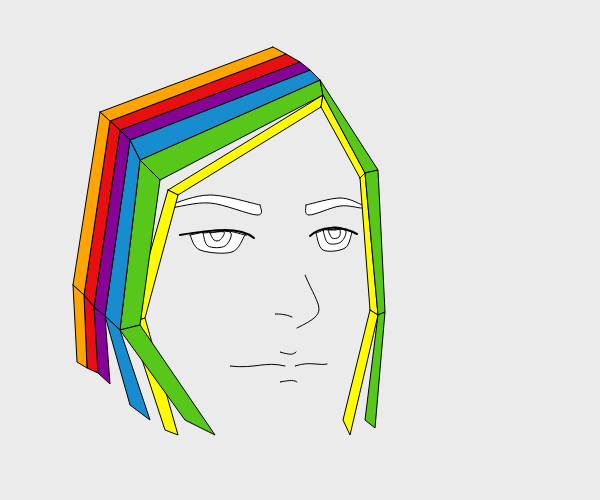
Frame 1 (no input)
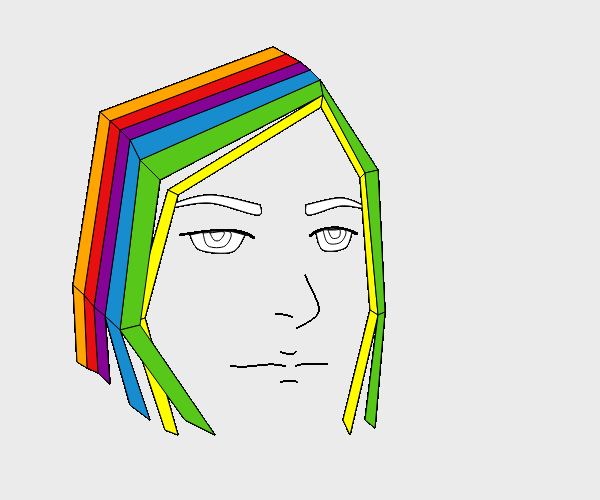
Frame 60 (no input)
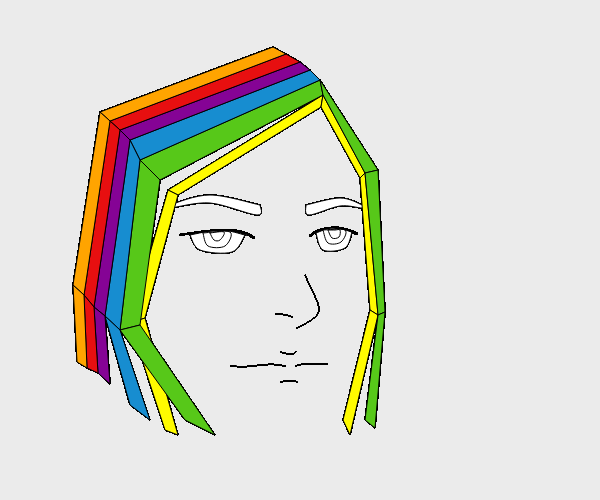
Frame 120 (the mouse pressed at the canvas centre since frame 60)

The p5.js sketch that drew these frames (run headless with seeded random() and noise() and a simulated clock; from frame 60 on, the mouse is pressed at the canvas centre):

// p5.js sketch
// ── sketch.js
function setup(){
  createCanvas (600, 500);
  background (235, 235, 235);
}
function draw(){
// left eyebrow
  beginShape();
  curveVertex(260, 205);
  curveVertex(260, 205);
  curveVertex(257, 215);
  curveVertex(210, 203);
  curveVertex(170, 208);
  curveVertex(170, 205);
  curveVertex(210, 195);
  curveVertex(260, 205);
  curveVertex(260, 205);
  fill('white');
  endShape();
// left eye
  beginShape();
  curveVertex(190, 235);
  curveVertex(190, 235);
  curveVertex(220, 230);
  curveVertex(245, 235);
  curveVertex(245, 235);
  curveVertex(232, 252);
  curveVertex(200, 250);
  curveVertex(190, 235);
  curveVertex(190, 235);
  fill('white');
  endShape();
  // left iris
    beginShape();
    curveVertex(203, 233);
    curveVertex(203, 233);
    curveVertex(230, 232);
    curveVertex(225, 246);
    curveVertex(208, 246);
    curveVertex(203, 233);
    curveVertex(203, 233);
    //fill(255, 233, 0);
    endShape();
  // left pupil
    beginShape();
    curveVertex(210, 233);
    curveVertex(210, 233);
    curveVertex(224, 232);
    curveVertex(220, 240);
    curveVertex(214, 240);
    curveVertex(210, 233);
    curveVertex(210, 233);
    endShape();
// left eyelash
  push();
  strokeWeight(2);
  noFill();
  bezier(180, 235, 210, 230, 240, 226, 254, 238);
  pop();
// right eyebrow
  beginShape();
  curveVertex(306, 205);
  curveVertex(306, 205);
  curveVertex(340, 198);
  curveVertex(362, 205);
  curveVertex(362, 208);
  curveVertex(340, 206);
  curveVertex(309, 215);
  curveVertex(306, 205);
  curveVertex(306, 205);
  endShape();
// right eye
  beginShape();
  curveVertex(316, 233);
  curveVertex(316, 233);
  curveVertex(335, 227);
  curveVertex(352, 232);
  curveVertex(352, 232);
  curveVertex(345, 248);
  curveVertex(323, 250);
  curveVertex(316, 233);
  curveVertex(316, 233);
  endShape();
  // right iris
    push();
    beginShape();
    curveVertex(323, 230);
    curveVertex(323, 230);
    curveVertex(345, 230);
    curveVertex(341, 242);
    curveVertex(328, 243);
    curveVertex(323, 230);
    curveVertex(323, 230);
    endShape();
    pop();
    // right pupil
      push();
      beginShape();
      curveVertex(328, 230);
      curveVertex(328, 230);
      curveVertex(335, 230);
      curveVertex(340, 230);
      curveVertex(339, 237);
      curveVertex(332, 238);
      curveVertex(328, 230);
      curveVertex(328, 230);
      endShape();
      pop();
  // right eyelash
    push();
    strokeWeight(2);
    noFill();
    bezier(310, 236, 320, 226, 340, 225, 357, 234);
    pop();
// nose
  noFill();
  bezier(305, 275, 320, 310, 330, 312, 297, 328);
  // nostril
    noFill();
    bezier(275, 314, 280, 314, 285, 314, 292, 317);
// upper lip
  noFill();
  bezier(280, 352, 290, 355, 293, 355, 296, 352);
  // lip left
    noFill();
    bezier(230, 366, 255, 369, 265, 361, 285, 366);
    // lip right
      noFill();
      bezier(295, 366, 310, 361, 320, 366, 327, 364);
      // lower lip
        noFill();
        bezier(280, 382, 290, 380, 295, 380, 297, 382);
// left hair
  //yellow hair
  fill(255, 251, 0);
  beginShape();
  vertex(321, 107);
  vertex(323, 95);
  vertex(168, 190);
  vertex(178, 195);
  endShape(CLOSE);
  fill(255, 251, 0);
  beginShape();
  vertex(168, 190);
  vertex(178, 195);
  vertex(145, 318);
  vertex(130, 323);
  endShape(CLOSE);
  fill(255, 251, 0);
  beginShape();
  vertex(130, 323);
  vertex(145, 318);
  vertex(178, 435);
  vertex(165, 430);
  endShape(CLOSE);
  // hair green
  fill(87, 200, 25);
  beginShape();
  vertex(320, 80);
  vertex(323, 95);
  vertex(160, 180);
  vertex(140, 160);
  endShape(CLOSE);
  fill(87, 200, 25);
  beginShape();
  vertex(140, 160);
  vertex(160, 180);
  vertex(140, 325);
  vertex(120, 330);
  endShape(CLOSE);
  fill(87, 200, 25);
  beginShape();
  vertex(120, 330);
  vertex(140, 325);
  vertex(215, 435);
  vertex(185, 420);
  endShape(CLOSE);
  // hair blue
  fill(23, 141, 208);
  beginShape();
  vertex(310, 70);
  vertex(320, 80);
  vertex(140, 160);
  vertex(130, 140);
  endShape(CLOSE);
  fill(23, 141, 208);
  beginShape();
  vertex(130, 140);
  vertex(140, 160);
  vertex(120, 330);
  vertex(105, 316);
  endShape(CLOSE);
  fill(23, 141, 208);
  beginShape();
  vertex(105, 316);
  vertex(120, 330);
  vertex(150, 420);
  vertex(130, 405);
  endShape(CLOSE);
  // hair purple
  fill(133, 3, 149);
  beginShape();
  vertex(300, 62);
  vertex(310, 70);
  vertex(130, 140);
  vertex(120, 130);
  endShape(CLOSE);
  fill(133, 3, 149);
  beginShape();
  vertex(120, 130);
  vertex(130, 140);
  vertex(105, 316);
  vertex(94, 307);
  endShape(CLOSE);
  fill(133, 3, 149);
  beginShape();
  vertex(94, 307);
  vertex(105, 316);
  vertex(110, 384);
  vertex(98, 373);
  endShape(CLOSE);
  // hair red
  fill(231, 15, 16);
  beginShape();
  vertex(286, 54);
  vertex(300, 62);
  vertex(120, 130);
  vertex(110, 121);
  endShape(CLOSE);
  fill(231, 15, 16);
  beginShape();
  vertex(110, 121);
  vertex(120, 130);
  vertex(94, 307);
  vertex(84, 295);
  endShape(CLOSE);
  fill(231, 15, 16);
  beginShape();
  vertex(84, 295);
  vertex(94, 307);
  vertex(98, 373);
  vertex(87, 368);
  endShape(CLOSE);
  // hair orange
  fill(255, 164, 0);
  beginShape();
  vertex(273, 47);
  vertex(286, 54);
  vertex(110, 121);
  vertex(100, 112);
  endShape(CLOSE);
  fill(255, 164, 0);
  beginShape();
  vertex(100, 112);
  vertex(110, 121);
  vertex(84, 295);
  vertex(73, 285);
  endShape(CLOSE);
  fill(255, 164, 0);
  beginShape();
  vertex(73, 285);
  vertex(84, 295);
  vertex(87, 368);
  vertex(77, 362);
  endShape(CLOSE);
  // right hair
    // hair yellow
    fill(255, 251, 0);
    beginShape();
    vertex(321, 107);
    vertex(323, 95);
    vertex(365, 173);
    vertex(360, 178);
    endShape(CLOSE);
    fill(255, 251, 0);
    beginShape();
    vertex(360, 178);
    vertex(365, 173);
    vertex(378, 315);
    vertex(370, 310);
    endShape(CLOSE);
    fill(255, 251, 0);
    beginShape();
    vertex(370, 310);
    vertex(378, 315);
    vertex(350, 435);
    vertex(343, 420);
    endShape(CLOSE);
    // hair green
    fill(87, 200, 25);
    beginShape();
    vertex(323, 95);
    vertex(320, 80);
    vertex(378, 170);
    vertex(365, 173);
    endShape(CLOSE);
    fill(87, 200, 25);
    beginShape();
    vertex(365, 173);
    vertex(378, 170);
    vertex(385, 312);
    vertex(378, 315);
    endShape(CLOSE);
    fill(87, 200, 25);
    beginShape();
    vertex(378, 315);
    vertex(385, 312);
    vertex(375, 428);
    vertex(365, 420);
    endShape(CLOSE);
}
